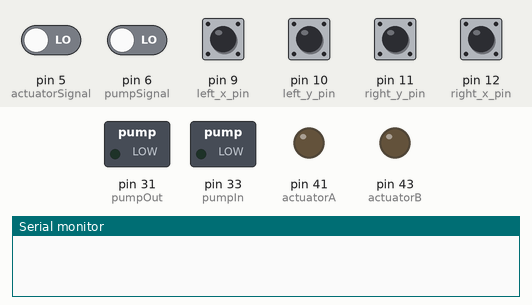
Simulated run of this sketch. Board: Arduino Mega 2560, built with avr-gcc and run on an emulated ATmega2560. Shown: switched loads named in the sketch (green lamp = pin HIGH), output pins drawn as LEDs (lit = HIGH), the last lines printed to the serial monitor. The inputs (shaded band) are chosen by the test bench; at power-on: pin 5 (actuatorSignal), pin 6 (pumpSignal), pin 9 (left_x_pin), pin 10 (left_y_pin), pin 11 (right_y_pin), pin 12 (right_x_pin) LOW.

Above: at 0.1 s.
At 5.1 s:
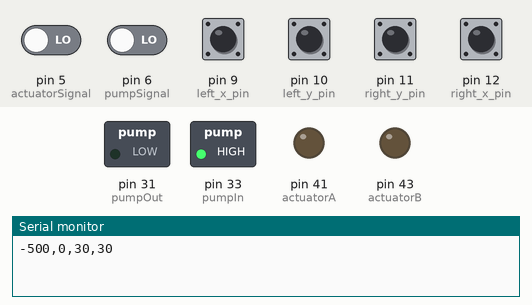
Timing chart, 0 to 6.6 s (numbered marks = the images above):
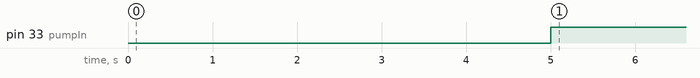

Measured:
- by itself, pin 33 (pumpIn): LOW → HIGH at 5.0 s

The sketch:

arduino_mega.ino
```cpp
#include <math.h>

// Main Board

// PINS -----------------------------------------------------------------------------------

// RIGHT JOYSTICKS, TRACK SIGNAL: PWM
const byte right_x_pin = 12;
const byte right_y_pin = 11;

// LEFT JOYSTICKS, PROPELLER SIGNAL: PWM
const byte left_x_pin = 9;
const byte left_y_pin = 10;

// PUMP SIGNAL FROM RECEIVER : PWM
const byte pumpSignal = 6;

// TWO PUMPS WATER IN : DIGITAL
const byte pumpOut = 31;

// ONE PUMP WATER OUT : DIGITAL
const byte pumpIn = 33;

// Actuator
const byte actuatorSignal = 5; // PWM

const byte actuatorA = 41; // DIGITAL
const byte actuatorB = 43; // DIGITAL

// END OF PINS -------------------------------------------------------------------------------

// CONSTANTS ---------------------------------------------------------------------------------------

const int trackMaxSpeed = 500;
const int trackMinSpeed = -500;

// Constants for RIGHT joystick range mapping
const int TrackMinRawValue = 700;
const int TrackMaxRawValue = 2300;
const int TrackDeadZoneThreshold = 50; // Threshold for joystick being "in the center"
const double RadToDeg = 180 / M_PI;    // Conversion factor from radians to degrees

// Constants for LEFT joystick range mapping
const int PropellerMinRawValue = 900;
const int PropellerMaxRawValue = 2100;
const int PropellerDeadZoneThreshold = 20; // Threshold for joystick being "in the center"
const int SmallMovementThreshold = 10;
const int NeutralPropellerSpeed = 90;

// Propeller PWM value range 0 to 80
const int propellerMaxSpeed = 150;
const int propellerMinSpeed = -150;

int right_raw_x = 0;
int right_raw_y = 0;

int left_raw_x = 0;
int left_raw_y = 0;

// END OF CONSTANTS ---------------------------------------------------------------------------------------

struct speed
{
    int Left = 0;
    int Right = 0;
};

speed calibrateTrackSignal(int raw_x, int raw_y);
speed calibratePropellerSignal(int raw_x, int raw_y);
speed trackReadCalibrate();
speed propellerReadCalibrate();
void sendSignals();
void pumps();
void actuator();

void setup()
{
    Serial.begin(9600);

    pinMode(left_x_pin, INPUT);
    pinMode(left_y_pin, INPUT);

    pinMode(right_x_pin, INPUT);
    pinMode(right_y_pin, INPUT);

    pinMode(pumpSignal, INPUT);
    pinMode(pumpIn, OUTPUT);
    pinMode(pumpOut, OUTPUT);

    pinMode(actuatorSignal, INPUT);
    pinMode(actuatorA, OUTPUT);
    pinMode(actuatorB, OUTPUT);
}

void loop()
{

    // Read joystick input : RIGHT JOYSTICK FOR TRAIL MOTOR
    speed track = trackReadCalibrate();

    // Read joystick input : LEFT JOYSTICK FOR PROPELLER
    speed propeller = propellerReadCalibrate();

    sendSignals(track, propeller);

    pumps();
    actuator();
    delay(20);
}

speed calibrateTrackSignal(int raw_x, int raw_y)
{
    // Serial.println(raw_x);
    // Serial.println(raw_y);

    int x = map(raw_x, TrackMinRawValue, TrackMaxRawValue, trackMinSpeed, trackMaxSpeed);
    int y = map(raw_y, TrackMinRawValue, TrackMaxRawValue, trackMinSpeed, trackMaxSpeed);

    speed ret;

    // Check if joystick is in the center
    if (abs(x) < TrackDeadZoneThreshold && abs(y) < TrackDeadZoneThreshold)
    {
        return ret; // Early return if in center, speeds remain zero
    }

    // Calculate turning coefficient
    if (x == 0)
        x = 1; // Prevent division by zero
    double degree = atan(static_cast<double>(abs(y)) / abs(x)) * RadToDeg;
    int diff = abs(x) - abs(y);
    int scaledSignal = round((-1 + (degree / 90.0) * 2) * abs(diff));
    int unscaledSignal = max(abs(x), abs(y));

    // Set speeds based on the quadrant of the joystick
    if ((x >= 0 && y >= 0) || (x < 0 && y < 0))
    {
        ret.Right = scaledSignal;
        ret.Left = unscaledSignal;
    }
    else
    {
        ret.Right = unscaledSignal;
        ret.Left = scaledSignal;
    }

    // Reverse speeds if y is negative
    if (y < 0)
    {
        ret.Left = -ret.Left;
        ret.Right = -ret.Right;
    }

    // Constrain outputs to maximum and minimum speeds
    ret.Left = constrain(ret.Left, trackMinSpeed, trackMaxSpeed);
    ret.Right = constrain(ret.Right, trackMinSpeed, trackMaxSpeed);

    return ret;
}

speed calibratePropellerSignal(int raw_x, int raw_y)
{
    // Mapping raw input to speed range
    int x = map(raw_x, PropellerMinRawValue, PropellerMaxRawValue, 0, 180);
    int y = map(raw_y, PropellerMinRawValue, PropellerMaxRawValue, 0, 180);

    speed propeller;

    // Pause or neutral
    if (abs(x - 90) < SmallMovementThreshold && abs(y - 90) < SmallMovementThreshold) {
        propeller.Left = 90;
        propeller.Right = 90;
    }
    // Forward
    else if (y > 90 + SmallMovementThreshold) {
        propeller.Left = 150;
        propeller.Right = 150;
    }
    // Backward
    else if (y < 90 - SmallMovementThreshold) {
        propeller.Left = 30;
        propeller.Right = 30;
    }
    // Forward-left
    else if (x < 90 - SmallMovementThreshold && y > 90 + SmallMovementThreshold) {
        propeller.Left = 120;
        propeller.Right = 150;
    }
    // Forward-right
    else if (x > 90 + SmallMovementThreshold && y > 90 + SmallMovementThreshold) {
        propeller.Left = 150;
        propeller.Right = 120;
    }
    // Backward-left
    else if (x < 90 - SmallMovementThreshold && y < 90 - SmallMovementThreshold) {
        propeller.Left = 30;
        propeller.Right = 60;
    }
    // Backward-right
    else if (x > 90 + SmallMovementThreshold && y < 90 - SmallMovementThreshold) {
        propeller.Left = 60;
        propeller.Right = 30;
    }
    // Left only
    else if (x < 90 - SmallMovementThreshold) {
        propeller.Left = 60;
        propeller.Right = 120;
    }
    // Right only
    else if (x > 90 + SmallMovementThreshold) {
        propeller.Left = 120;
        propeller.Right = 60;
    }

    // Constrain outputs to valid speed range
    propeller.Left = constrain(propeller.Left, 0, 180);
    propeller.Right = constrain(propeller.Right, 0, 180);

    return propeller;
}

speed trackReadCalibrate()
{
    right_raw_x = pulseIn(right_x_pin, HIGH);
    right_raw_y = pulseIn(right_y_pin, HIGH);
    speed track = calibrateTrackSignal(right_raw_x, right_raw_y);
    return track;
}

speed propellerReadCalibrate()
{
    left_raw_x = pulseIn(left_x_pin, HIGH);
    left_raw_y = pulseIn(left_y_pin, HIGH);
    // Serial.println(left_raw_x);
    // Serial.println(left_raw_y);

    // Calculate track speeds
    // speed propeller;
    // Calculate properller speeds
    speed propeller = calibratePropellerSignal(left_raw_x, left_raw_y);
    return propeller;
}

void sendSignals(speed track, speed propeller)
{
    // Send the signal to Arduino UNO
    Serial.print(track.Left);
    Serial.print(",");
    Serial.print(track.Right);
    Serial.print(",");
    Serial.print(propeller.Left);
    Serial.print(",");
    Serial.print(propeller.Right);
    Serial.println();
}

// PUMPS --------------------------------------------
void pumps()
{
    // Read the pump button signal
    int pumpS = pulseIn(pumpSignal, HIGH);

    // Serial.println(pumpS);
    if (pumpS < 900)
    {
        // Pump water into the tank
        digitalWrite(pumpOut, LOW);
        digitalWrite(pumpIn, HIGH);
    }
    else if (pumpS < 1500)
    {
        digitalWrite(pumpOut, LOW);
        digitalWrite(pumpIn, LOW);
    }
    else
    {   // Pump water outside the tank
        digitalWrite(pumpOut, HIGH);
        digitalWrite(pumpIn, LOW);
    }
}
// END OF PUMPS ------------------------------------

// ACTUATOR CONTROL ----------------------------------
void actuator(){
  int value = pulseIn(actuatorSignal, HIGH); // Range : 800 - 2200
  // Serial.println(value);
  if(value > 800 && value < 1000){ // COMPRESS
    digitalWrite(actuatorA, HIGH);
    digitalWrite(actuatorB, LOW);
  }
  else if(value > 1700){ // EXTEND
    digitalWrite(actuatorA, LOW);
    digitalWrite(actuatorB, HIGH);
  }
  else{
    digitalWrite(actuatorA, LOW);
    digitalWrite(actuatorB, LOW);
  }
}

// END OF ACTUATOR CONTROL
```
